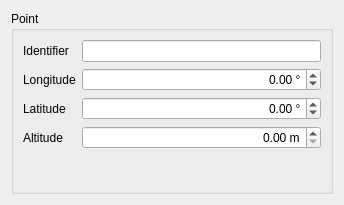
<?xml version="1.0" encoding="UTF-8"?>
<ui version="4.0">
 <class>PointWidget</class>
 <widget class="QWidget" name="PointWidget">
  <property name="geometry">
   <rect>
    <x>0</x>
    <y>0</y>
    <width>344</width>
    <height>205</height>
   </rect>
  </property>
  <layout class="QVBoxLayout" name="verticalLayout_2">
   <item>
    <widget class="QGroupBox" name="groupBox">
     <property name="title">
      <string>Point</string>
     </property>
     <layout class="QFormLayout" name="formLayout">
      <item row="0" column="0">
       <widget class="QLabel" name="label_identifier">
        <property name="text">
         <string>Identifier</string>
        </property>
       </widget>
      </item>
      <item row="0" column="1">
       <widget class="QLineEdit" name="identifier"/>
      </item>
      <item row="1" column="0">
       <widget class="QLabel" name="label_longitude">
        <property name="text">
         <string>Longitude</string>
        </property>
       </widget>
      </item>
      <item row="2" column="0">
       <widget class="QLabel" name="label_latitude">
        <property name="text">
         <string>Latitude</string>
        </property>
       </widget>
      </item>
      <item row="2" column="1">
       <widget class="QDoubleSpinBox" name="latitude">
        <property name="alignment">
         <set>Qt::AlignRight|Qt::AlignTrailing|Qt::AlignVCenter</set>
        </property>
        <property name="showGroupSeparator" stdset="0">
         <bool>true</bool>
        </property>
        <property name="suffix">
         <string> °</string>
        </property>
        <property name="decimals">
         <number>2</number>
        </property>
        <property name="minimum">
         <double>-100000.000000000000000</double>
        </property>
        <property name="maximum">
         <double>100000.000000000000000</double>
        </property>
       </widget>
      </item>
      <item row="3" column="0">
       <widget class="QLabel" name="label_altitude">
        <property name="text">
         <string>Altitude</string>
        </property>
       </widget>
      </item>
      <item row="3" column="1">
       <widget class="QDoubleSpinBox" name="altitude">
        <property name="alignment">
         <set>Qt::AlignRight|Qt::AlignTrailing|Qt::AlignVCenter</set>
        </property>
        <property name="showGroupSeparator" stdset="0">
         <bool>true</bool>
        </property>
        <property name="suffix">
         <string> m</string>
        </property>
        <property name="decimals">
         <number>2</number>
        </property>
        <property name="maximum">
         <double>100000000.000000000000000</double>
        </property>
       </widget>
      </item>
      <item row="1" column="1">
       <widget class="QDoubleSpinBox" name="longitude">
        <property name="alignment">
         <set>Qt::AlignRight|Qt::AlignTrailing|Qt::AlignVCenter</set>
        </property>
        <property name="showGroupSeparator" stdset="0">
         <bool>true</bool>
        </property>
        <property name="suffix">
         <string> °</string>
        </property>
        <property name="decimals">
         <number>2</number>
        </property>
        <property name="minimum">
         <double>-100000.000000000000000</double>
        </property>
        <property name="maximum">
         <double>100000.000000000000000</double>
        </property>
       </widget>
      </item>
     </layout>
    </widget>
   </item>
  </layout>
 </widget>
 <resources/>
 <connections/>
</ui>
